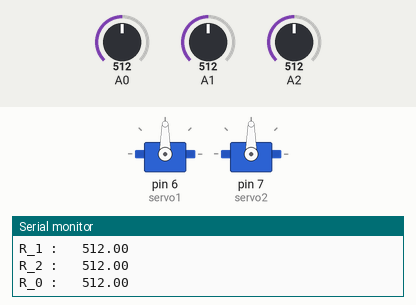
Simulated run of this sketch. Board: Arduino Uno, built with avr-gcc and run on an emulated ATmega328P. On the bench: 2 × servo, the last lines printed to the serial monitor. The inputs (shaded band) are chosen by the test bench; at power-on: A0 = 512, A1 = 512, A2 = 512.

Above: at 3.2 s.
3.3 s: A0 set to 491
At 3.93 s:
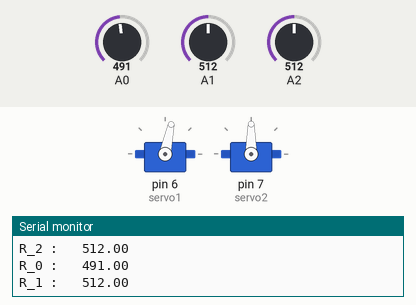
At 4.88 s:
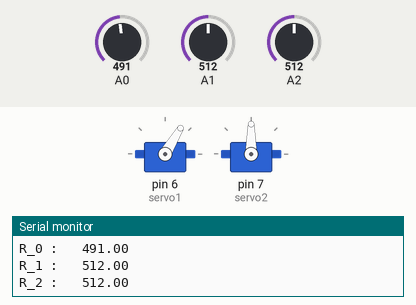
6.3 s: A1 set to 500
At 7.8 s:
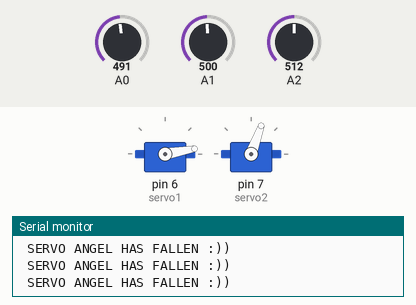
Timing chart, 0 to 9.3 s (numbered marks = the images above; inputs shaded):
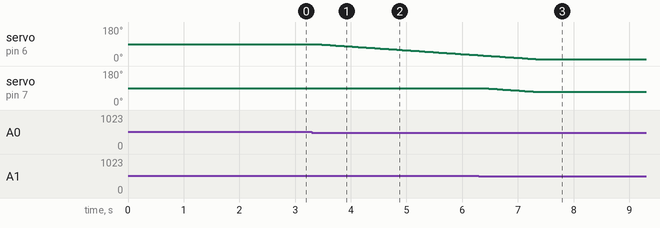

The sketch:

solar_tracker.ino
```cpp
#include <Servo.h>

float photo_r_0,photo_r_1,photo_r_2; // value of photoresistors
int servo1=6; // servo pin
int servo2=7;
int angle_rot=90, angle_inc=90;
Servo servo_rotate;
Servo servo_tilt;

void setup() {
  servo_rotate.attach(servo1);   // set up servo1 is a rotate servo
  servo_tilt.attach(servo2); //servo2 is a backward servo
  Serial.begin(9600);
  delay(2000);
}

void loop() {
  while ((angle_rot > 10 ) && (angle_rot< 170) && (angle_inc > 10) && (angle_inc < 170)) // make sure they won't overlap :))
  {
    photo_r_0 = analogRead(A0); Serial.print("R_0 :   "); Serial.println(photo_r_0); // 8-bit analog input = 1024 values = 0 to 5V
    photo_r_1 = analogRead(A1); Serial.print("R_1 :   "); Serial.println(photo_r_1);
    photo_r_2 = analogRead(A2); Serial.print("R_2 :   "); Serial.println(photo_r_2);

    if ( photo_r_0 < photo_r_1-3)  // depending on the value of the photoresistors, we will modulate the angle of the servomotors
    {
      angle_rot = angle_rot-1;
      servo_rotate.write(angle_rot);
    }
    else if (photo_r_0 > photo_r_1+3)
    {
      angle_rot = angle_rot+1;
      servo_rotate.write(angle_rot);
    }

    if (photo_r_2 > photo_r_1+3)
    {
      angle_inc = angle_inc-1;
      servo_tilt.write(angle_inc);
    }
    else if (photo_r_2 < photo_r_1-3)
    {
      angle_inc = angle_inc+1;
      servo_tilt.write(angle_inc);
    }
  }
  Serial.println(" SERVO ANGEL HAS FALLEN :)) ");
}
```

Measured:
- the behaviour switches between 509 and 508 on A0 (found by bisection; images 0 and 1)
- the behaviour switches between 509 and 508 on A1 (found by bisection; images 2 and 3)
- after the input at 3.3 s, servo on pin 6 (servo1): moves from 90° to 31° over 2.9 s, starting after 0.08 s
- after the input at 6.3 s, servo on pin 7 (servo2): moves from 90° to 70° over 0.95 s, starting after 0.08 s
